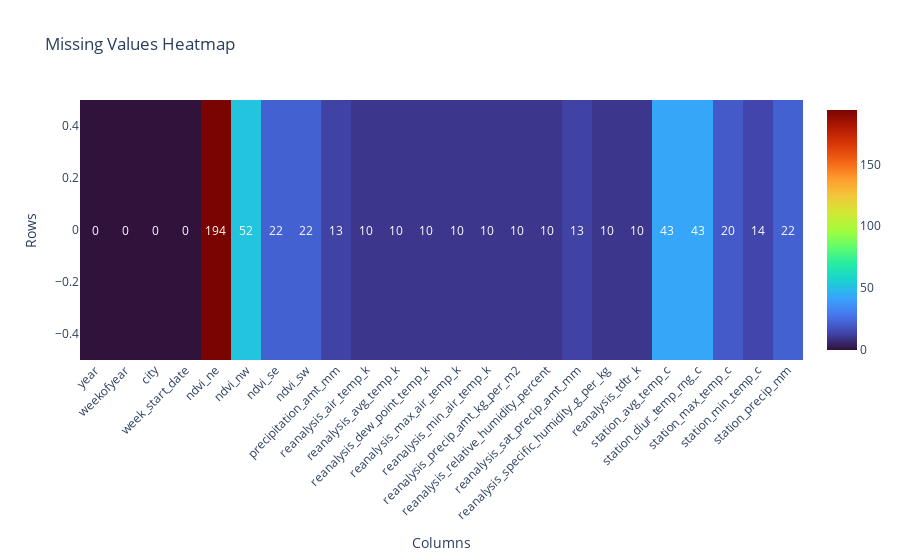

The cell this chart's notebook holds for it:
### Code cell
# Calculate missing values count for each column
missing_values_count = dengue_features_train.reset_index().isnull().sum().values

# Extract the column name for those missing values
column_names = dengue_features_train.reset_index().columns

# Creating annotations for heatmap
annotations = []
for i, col in enumerate(column_names):
    annotations.append(dict(x=i, y=0, text=str(missing_values_count[i]),
                            font=dict(color='white'), showarrow=False))

# Create heatmap
heatmap_data = [go.Heatmap(z=[missing_values_count], colorscale='turbo')]

# Set layout options
layout = go.Layout(title='Missing Values Heatmap',
                   xaxis=dict(title='Columns', tickvals=list(range(len(column_names))),
                              ticktext=column_names, tickangle=-45),
                   yaxis=dict(title='Rows'),
                   annotations=annotations)

# Create the figure
fig = go.Figure(data=heatmap_data, layout=layout)

# Show the plot
pio.show(fig)

### Figure 1 — Plotly figure (JSON) as saved in the notebook; plotly's stock layout.template omitted (floating-point values rounded to 4 significant figures)
{"data": [{"colorscale": [[0, "#30123b"], [0.07143, "#4145ab"], [0.1429, "#4675ed"], [0.2143, "#39a2fc"], [0.2857, "#1bcfd4"], [0.3571, "#24eca6"], [0.4286, "#61fc6c"], [0.5, "#a4fc3b"], [0.5714, "#d1e834"], [0.6429, "#f3c63a"], [0.7143, "#fe9b2d"], [0.7857, "#f36315"], [0.8571, "#d93806"], [0.9286, "#b11901"], [1, "#7a0402"]], "type": "heatmap", "z": [[0, 0, 0, 0, 194, 52, 22, 22, 13, 10, 10, 10, 10, 10, 10, 10, 13, 10, 10, 43, 43, 20, 14, 22]]}], "layout": {"annotations": [{"font": {"color": "white"}, "showarrow": false, "text": "0", "x": 0, "y": 0}, {"font": {"color": "white"}, "showarrow": false, "text": "0", "x": 1, "y": 0}, {"font": {"color": "white"}, "showarrow": false, "text": "0", "x": 2, "y": 0}, {"font": {"color": "white"}, "showarrow": false, "text": "0", "x": 3, "y": 0}, {"font": {"color": "white"}, "showarrow": false, "text": "194", "x": 4, "y": 0}, {"font": {"color": "white"}, "showarrow": false, "text": "52", "x": 5, "y": 0}, {"font": {"color": "white"}, "showarrow": false, "text": "22", "x": 6, "y": 0}, {"font": {"color": "white"}, "showarrow": false, "text": "22", "x": 7, "y": 0}, {"font": {"color": "white"}, "showarrow": false, "text": "13", "x": 8, "y": 0}, {"font": {"color": "white"}, "showarrow": false, "text": "10", "x": 9, "y": 0}, {"font": {"color": "white"}, "showarrow": false, "text": "10", "x": 10, "y": 0}, {"font": {"color": "white"}, "showarrow": false, "text": "10", "x": 11, "y": 0}, {"font": {"color": "white"}, "showarrow": false, "text": "10", "x": 12, "y": 0}, {"font": {"color": "white"}, "showarrow": false, "text": "10", "x": 13, "y": 0}, {"font": {"color": "white"}, "showarrow": false, "text": "10", "x": 14, "y": 0}, {"font": {"color": "white"}, "showarrow": false, "text": "10", "x": 15, "y": 0}, {"font": {"color": "white"}, "showarrow": false, "text": "13", "x": 16, "y": 0}, {"font": {"color": "white"}, "showarrow": false, "text": "10", "x": 17, "y": 0}, {"font": {"color": "white"}, "showarrow": false, "text": "10", "x": 18, "y": 0}, {"font": {"color": "white"}, "showarrow": false, "text": "43", "x": 19, "y": 0}, {"font": {"color": "white"}, "showarrow": false, "text": "43", "x": 20, "y": 0}, {"font": {"color": "white"}, "showarrow": false, "text": "20", "x": 21, "y": 0}, {"font": {"color": "white"}, "showarrow": false, "text": "14", "x": 22, "y": 0}, {"font": {"color": "white"}, "showarrow": false, "text": "22", "x": 23, "y": 0}], "autosize": true, "title": {"text": "Missing Values Heatmap"}, "xaxis": {"autorange": true, "range": [-0.5, 23.5], "tickangle": -45, "ticktext": ["year", "weekofyear", "city", "week_start_date", "ndvi_ne", "ndvi_nw", "ndvi_se", "ndvi_sw", "precipitation_amt_mm", "reanalysis_air_temp_k", "reanalysis_avg_temp_k", "reanalysis_dew_point_temp_k", "reanalysis_max_air_temp_k", "reanalysis_min_air_temp_k", "reanalysis_precip_amt_kg_per_m2", "reanalysis_relative_humidity_percent", "reanalysis_sat_precip_amt_mm", "reanalysis_specific_humidity_g_per_kg", "reanalysis_tdtr_k", "station_avg_temp_c", "station_diur_temp_rng_c", "station_max_temp_c", "station_min_temp_c", "station_precip_mm"], "tickvals": [0, 1, 2, 3, 4, 5, 6, 7, 8, 9, 10, 11, 12, 13, 14, 15, 16, 17, 18, 19, 20, 21, 22, 23], "title": {"text": "Columns"}}, "yaxis": {"autorange": true, "range": [-0.5, 0.5], "title": {"text": "Rows"}}}}
